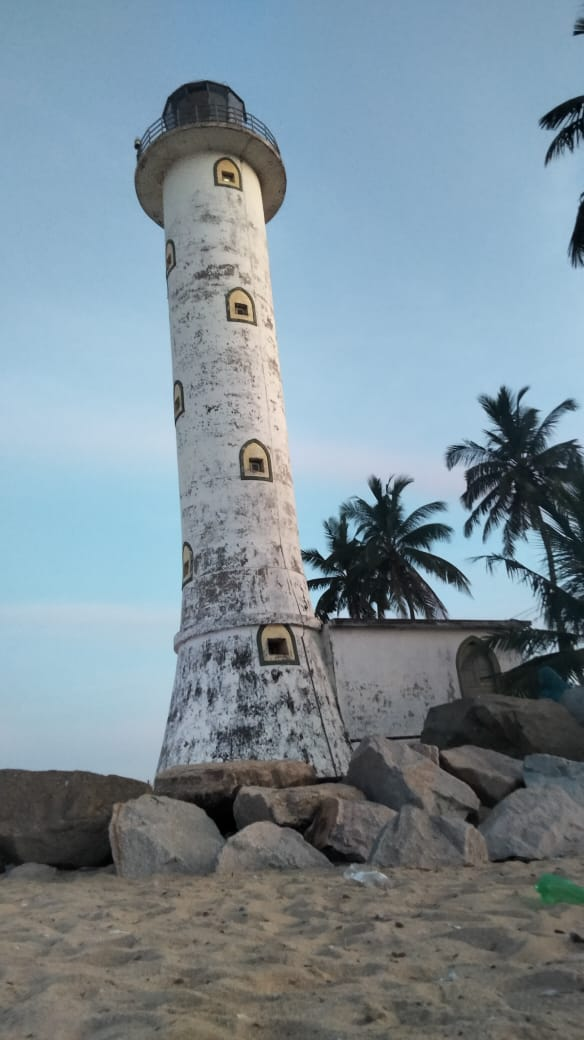
#> input picture input.jpg, 584 x 1040 px
$ jupyter execute Assignment.ipynb
#> lines starting #> are read from the running program, lines starting #| are printed output that depends on the picture; after the words box and inside, x2 and y2 are one past the last pixel; in counts of white or black regions, pixels touching at a corner belong together
# Import Libraries and Input Image

[cell 1]
import cv2
import numpy as np
import os
import matplotlib.pyplot as plt

# Make output directory
os.makedirs("images", exist_ok=True)

# Load grayscale image
img = cv2.imread('input.jpg', cv2.IMREAD_GRAYSCALE)
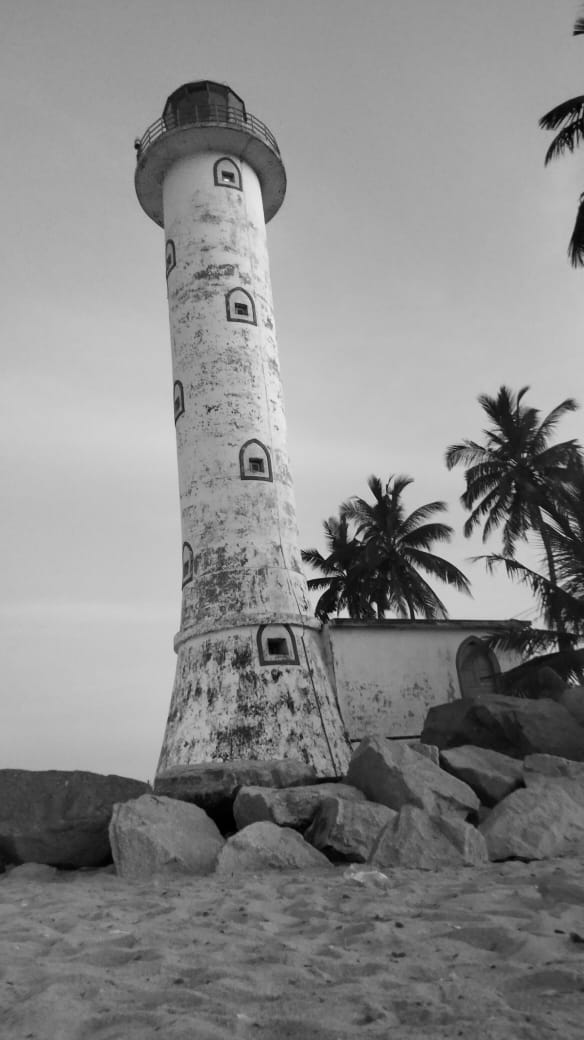
#> img: shape (1040, 584); min 0, max 238, mean 136.5

# 1) Reduce Intensity Level

[cell 2]
# Function to reduce intensity levels
def reduce_intensity_levels(img, levels):
    factor = 256 // levels
    reduced_img = (img // factor) * factor
    return reduced_img

# Levels to apply
levels_list = [2, 4, 8, 16]

# Prepare subplots
fig, arr = plt.subplots(1, len(levels_list) + 1, figsize=(15, 5))

# Show original
arr[0].imshow(img, cmap='gray')
arr[0].set_title('Original Image')
arr[0].axis('on')

# Apply and show each reduced intensity image
for i, lvl in enumerate(levels_list):
    reduced = reduce_intensity_levels(img, lvl)
    cv2.imwrite(f'images/reduced_{lvl}_levels.jpg', reduced)

    arr[i + 1].imshow(reduced, cmap='gray')
    arr[i + 1].set_title(f'Intensity levels = {lvl}')
    arr[i + 1].axis('on')
#> this loop made 4 passes
#> pass 1, in reduce_intensity_levels, `reduced_img = (img // factor) * factor`:
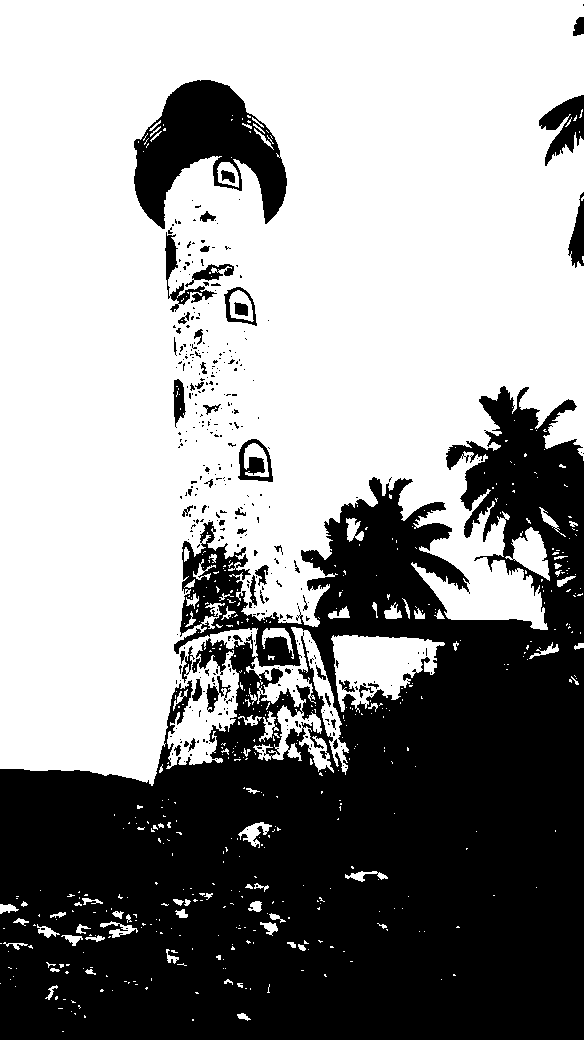
#> reduced_img: shape (1040, 584); values 0 (black) and 128 (white), 58.7% white; 368 black regions (318 under 20 px), largest, box (x1, y1, x2, y2) and area: (0, 386, 584, 1040) 229986, (134, 80, 287, 229) 11625, (539, 95, 584, 166) 1600
#> pass 2, in reduce_intensity_levels (call 2), `reduced_img = (img // factor) * factor`:
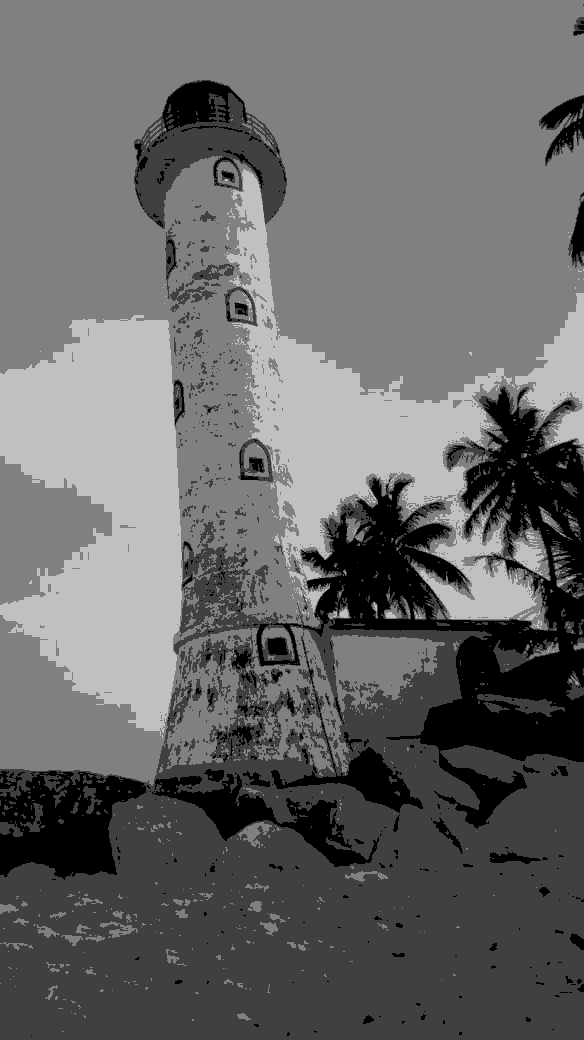
#> reduced_img: shape (1040, 584); min 0, max 192, mean 104.2
#> pass 3, in reduce_intensity_levels (call 3), `reduced_img = (img // factor) * factor`:
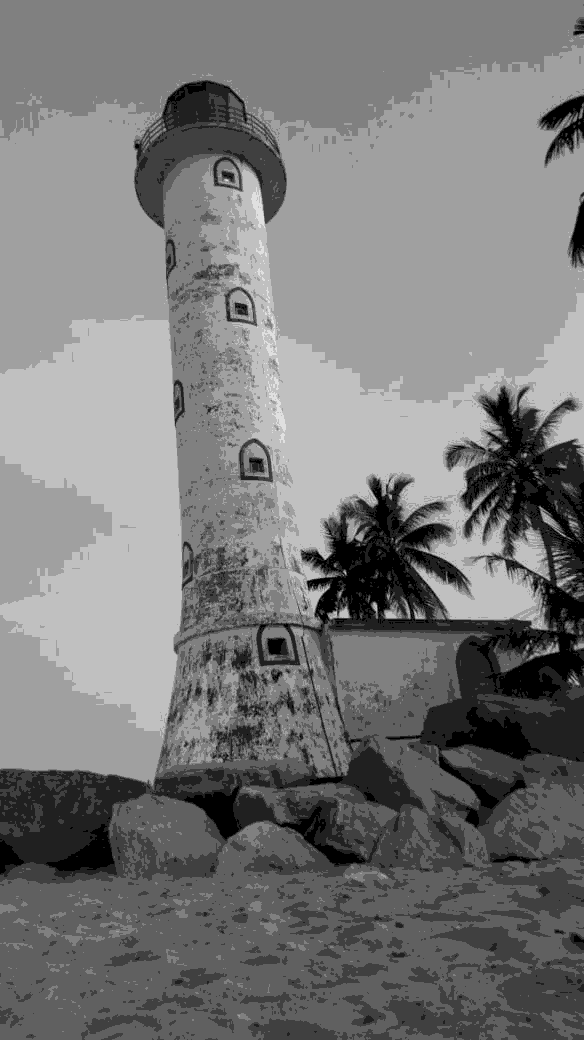
#> reduced_img: shape (1040, 584); min 0, max 224, mean 121

plt.tight_layout()
plt.show()
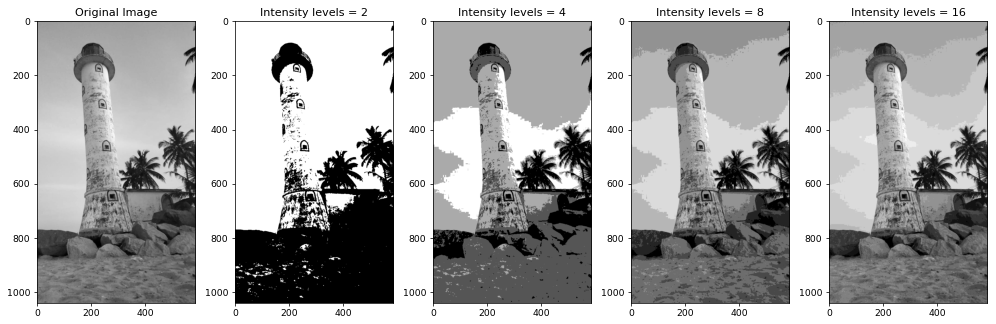
#> figure drawn by matplotlib, 5 panels

# 2) Spatial Averaging (Smoothing)

[cell 3]
def average_filter(img, ksize):
    return cv2.blur(img, (ksize, ksize))

ksize_list = [3, 10, 20]
fig, arr = plt.subplots(1, len(ksize_list) + 1, figsize=(15, 5))
arr[0].imshow(img, cmap='gray')
arr[0].set_title('Original Image')
arr[0].axis('on')

for i, k in enumerate(ksize_list):
    avg = average_filter(img, k)
    cv2.imwrite(f'images/avg_{k}x{k}.jpg', avg)
    arr[i + 1].imshow(avg, cmap='gray')
    arr[i + 1].set_title(f'Avg Filter {k}x{k}')
    arr[i + 1].axis('on')
#> this loop made 3 passes
#> pass 3, `avg = average_filter(img, k)`:
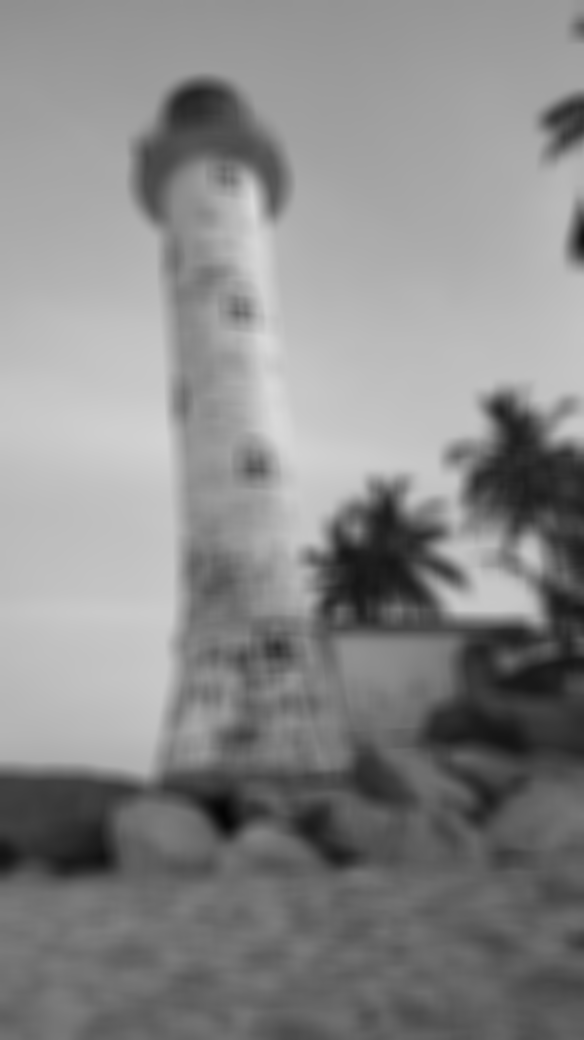
#> avg: shape (1040, 584); min 4, max 217, mean 136.5

plt.tight_layout()
plt.show()

# 3) Image Rotation

[cell 4]
def rotate_image(img, angle):
    h, w = img.shape[:2]
    center = (w // 2, h // 2)
    matrix = cv2.getRotationMatrix2D(center, angle, 1.0)
    cos = np.abs(matrix[0, 0])
    sin = np.abs(matrix[0, 1])
    nW = int((h * sin) + (w * cos))
    nH = int((h * cos) + (w * sin))
    matrix[0, 2] += (nW / 2) - center[0]
    matrix[1, 2] += (nH / 2) - center[1]
    rotated = cv2.warpAffine(img, matrix, (nW, nH))
    return rotated

angle_list = [45, 90]
fig, arr = plt.subplots(1, len(angle_list) + 1, figsize=(15, 5))
arr[0].imshow(img, cmap='gray')
arr[0].set_title('Original Image')
arr[0].axis('on')

for i, angle in enumerate(angle_list):
    rot = rotate_image(img, angle)
    cv2.imwrite(f'images/rotated_{angle}.jpg', rot)
    arr[i + 1].imshow(rot, cmap='gray')
    arr[i + 1].set_title(f'Rotated {angle}°')
    arr[i + 1].axis('on')
#> this loop made 2 passes
#> (cos in rotate_image, sin in rotate_image, nW in rotate_image, nH in rotate_image) on pass 1: (0.707, 0.707, 1148, 1148)
#> (sin in rotate_image, nW in rotate_image, nH in rotate_image) on pass 2: (1, 1040, 584)
#> pass 1, in rotate_image, `rotated = cv2.warpAffine(img, matrix, (nW, nH))`:
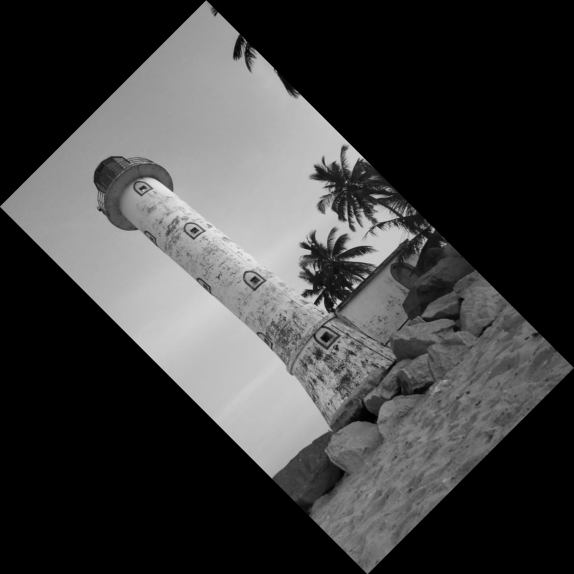
#> rotated: shape (1148, 1148) (shown at 1/2 size); min 0, max 236, mean 62.9
#> pass 2, in rotate_image (call 2), `rotated = cv2.warpAffine(img, matrix, (nW, nH))`:
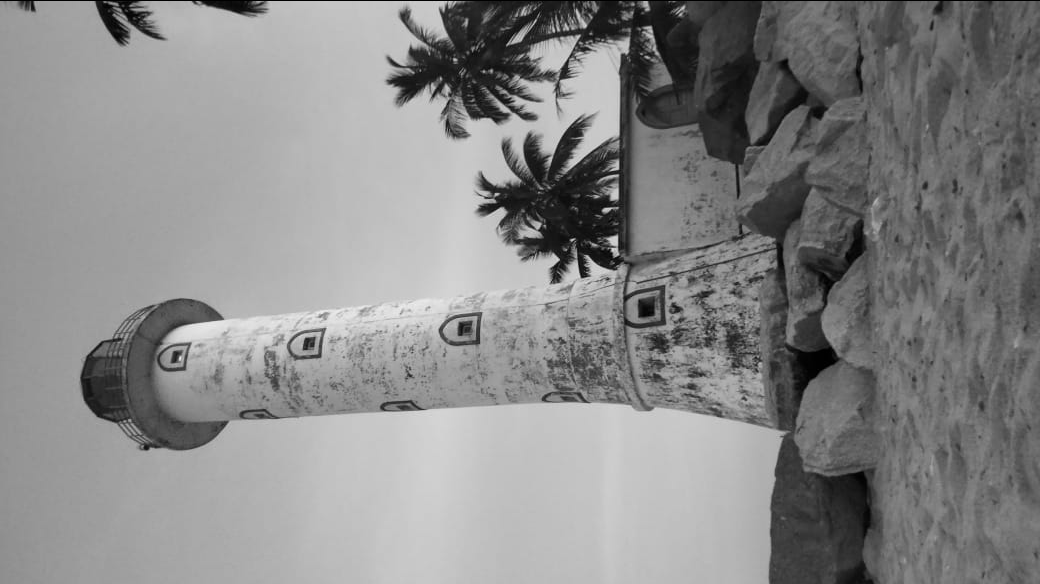
#> rotated: shape (584, 1040); min 0, max 238, mean 136.2

plt.tight_layout()
plt.show()

# 4) Reduce Resolution via Block Averaging

[cell 5]
def block_average(img, block_size):
    h, w = img.shape
    reduced_img = np.copy(img)
    for y in range(0, h, block_size):
        for x in range(0, w, block_size):
            y_end = min(y + block_size, h)
            x_end = min(x + block_size, w)
            block = img[y:y_end, x:x_end]
            avg_val = block.mean().astype(np.uint8)
            reduced_img[y:y_end, x:x_end] = avg_val
    return reduced_img

block_list = [3, 5, 7]
fig, arr = plt.subplots(1, len(block_list) + 1, figsize=(15, 5))
arr[0].imshow(img, cmap='gray')
arr[0].set_title('Original Image')
arr[0].axis('on')

for i, b in enumerate(block_list):
    block = block_average(img, b)
    cv2.imwrite(f'images/block_{b}x{b}.jpg', block)
    arr[i + 1].imshow(block, cmap='gray')
    arr[i + 1].set_title(f'Block Avg {b}x{b}')
    arr[i + 1].axis('on')

plt.tight_layout()
plt.show()
